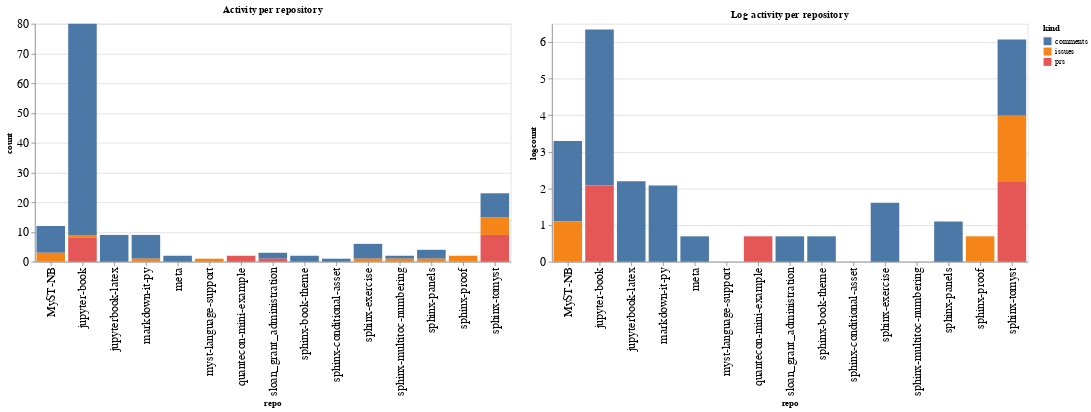

Notebook source saved alongside this figure:
### Code cell
ch1 = alt.Chart(repo_summaries, width=600, title="Activity per repository").mark_bar().encode(
    x='repo',
    y='count',
    color='kind',
    tooltip="kind"
)

ch2 = alt.Chart(repo_summaries, width=600, title="Log activity per repository").mark_bar().encode(
    x='repo',
    y='logcount',
    color='kind',
    tooltip="kind"
)

ch1 | ch2

### Figure 1 — Vega-Lite specification as saved in the notebook (floating-point values rounded to 4 significant figures)
{"config": {"axisLeft": {"labelFontSize": 15}, "axisBottom": {"labelFontSize": 15}}, "hconcat": [{"mark": "bar", "encoding": {"color": {"type": "nominal", "field": "kind"}, "tooltip": {"type": "nominal", "field": "kind"}, "x": {"type": "nominal", "field": "repo"}, "y": {"type": "quantitative", "field": "count"}}, "title": "Activity per repository", "width": 600}, {"mark": "bar", "encoding": {"color": {"type": "nominal", "field": "kind"}, "tooltip": {"type": "nominal", "field": "kind"}, "x": {"type": "nominal", "field": "repo"}, "y": {"type": "quantitative", "field": "logcount"}}, "title": "Log activity per repository", "width": 600}], "data": {"name": "data-096505df15810c1a99e0038631486fc9"}, "$schema": "https://vega.github.io/schema/vega-lite/v4.8.1.json", "datasets": {"data-096505df15810c1a99e0038631486fc9": [{"repo": "MyST-NB", "kind": "comments", "count": 9, "logcount": 2.197}, {"repo": "MyST-NB", "kind": "issues", "count": 3, "logcount": 1.099}, {"repo": "jupyter-book", "kind": "comments", "count": 71, "logcount": 4.263}, {"repo": "jupyter-book", "kind": "issues", "count": 1, "logcount": 0.0}, {"repo": "jupyter-book", "kind": "prs", "count": 8, "logcount": 2.079}, {"repo": "jupyterbook-latex", "kind": "comments", "count": 9, "logcount": 2.197}, {"repo": "markdown-it-py", "kind": "comments", "count": 8, "logcount": 2.079}, {"repo": "markdown-it-py", "kind": "issues", "count": 1, "logcount": 0.0}, {"repo": "meta", "kind": "comments", "count": 2, "logcount": 0.6931}, {"repo": "myst-language-support", "kind": "issues", "count": 1, "logcount": 0.0}, {"repo": "quantecon-mini-example", "kind": "prs", "count": 2, "logcount": 0.6931}, {"repo": "sloan_grant_administration", "kind": "comments", "count": 2, "logcount": 0.6931}, {"repo": "sloan_grant_administration", "kind": "prs", "count": 1, "logcount": 0.0}, {"repo": "sphinx-book-theme", "kind": "comments", "count": 2, "logcount": 0.6931}, {"repo": "sphinx-conditional-asset", "kind": "comments", "count": 1, "logcount": 0.0}, {"repo": "sphinx-exercise", "kind": "comments", "count": 5, "logcount": 1.609}, {"repo": "sphinx-exercise", "kind": "issues", "count": 1, "logcount": 0.0}, {"repo": "sphinx-multitoc-numbering", "kind": "comments", "count": 1, "logcount": 0.0}, {"repo": "sphinx-multitoc-numbering", "kind": "issues", "count": 1, "logcount": 0.0}, {"repo": "sphinx-panels", "kind": "comments", "count": 3, "logcount": 1.099}, {"repo": "sphinx-panels", "kind": "issues", "count": 1, "logcount": 0.0}, {"repo": "sphinx-proof", "kind": "issues", "count": 2, "logcount": 0.6931}, {"repo": "sphinx-tomyst", "kind": "comments", "count": 8, "logcount": 2.079}, {"repo": "sphinx-tomyst", "kind": "issues", "count": 6, "logcount": 1.792}, {"repo": "sphinx-tomyst", "kind": "prs", "count": 9, "logcount": 2.197}]}}
